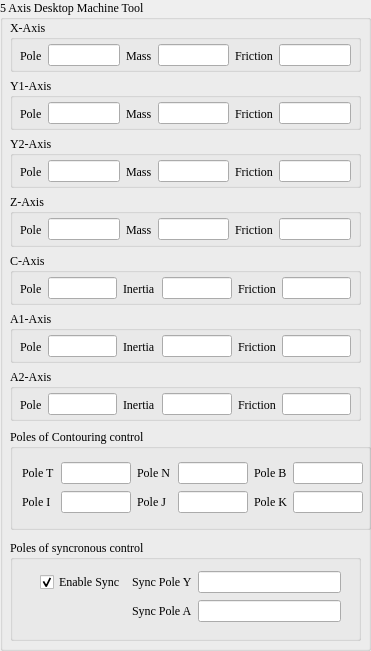
     <widget class="QGroupBox" name="groupBox">
      <property name="geometry">
       <rect>
        <x>10</x>
        <y>10</y>
        <width>371</width>
        <height>651</height>
       </rect>
      </property>
      <property name="font">
       <font>
        <family>Times New Roman</family>
       </font>
      </property>
      <property name="title">
       <string>5 Axis Desktop Machine Tool</string>
      </property>
      <widget class="QGroupBox" name="groupBox_11">
       <property name="geometry">
        <rect>
         <x>10</x>
         <y>429</y>
         <width>361</width>
         <height>101</height>
        </rect>
       </property>
       <property name="title">
        <string>Poles of Contouring control</string>
       </property>
       <widget class="QWidget" name="layoutWidget">
        <property name="geometry">
         <rect>
          <x>12</x>
          <y>32</y>
          <width>341</width>
          <height>54</height>
         </rect>
        </property>
        <layout class="QGridLayout" name="gridLayout">
         <item row="0" column="0">
          <widget class="QLabel" name="label_24">
           <property name="text">
            <string>Pole T</string>
           </property>
          </widget>
         </item>
         <item row="0" column="1">
          <widget class="QLineEdit" name="lineEdit_Contouring_PoleT"/>
         </item>
         <item row="0" column="2" colspan="2">
          <widget class="QLabel" name="label_25">
           <property name="text">
            <string>Pole N</string>
           </property>
          </widget>
         </item>
         <item row="0" column="5">
          <widget class="QLabel" name="label_26">
           <property name="text">
            <string>Pole B</string>
           </property>
          </widget>
         </item>
         <item row="0" column="6">
          <widget class="QLineEdit" name="lineEdit_Contouring_PoleB"/>
         </item>
         <item row="1" column="0">
          <widget class="QLabel" name="label_27">
           <property name="text">
            <string>Pole I</string>
           </property>
          </widget>
         </item>
         <item row="1" column="1">
          <widget class="QLineEdit" name="lineEdit_Contouring_PoleI"/>
         </item>
         <item row="1" column="2">
          <widget class="QLabel" name="label_28">
           <property name="text">
            <string>Pole J</string>
           </property>
          </widget>
         </item>
         <item row="1" column="5">
          <widget class="QLabel" name="label_29">
           <property name="text">
            <string>Pole K</string>
           </property>
          </widget>
         </item>
         <item row="1" column="6">
          <widget class="QLineEdit" name="lineEdit_Contouring_PoleK"/>
         </item>
         <item row="1" column="4">
          <widget class="QLineEdit" name="lineEdit_Contouring_PoleJ"/>
         </item>
         <item row="0" column="4">
          <widget class="QLineEdit" name="lineEdit_Contouring_PoleN"/>
         </item>
        </layout>
       </widget>
      </widget>
      <widget class="QWidget" name="layoutWidget">
       <property name="geometry">
        <rect>
         <x>10</x>
         <y>20</y>
         <width>351</width>
         <height>401</height>
        </rect>
       </property>
       <layout class="QVBoxLayout" name="verticalLayout">
        <item>
         <widget class="QGroupBox" name="groupBox_2">
          <property name="title">
           <string>X-Axis</string>
          </property>
          <widget class="QWidget" name="layoutWidget">
           <property name="geometry">
            <rect>
             <x>10</x>
             <y>23</y>
             <width>331</width>
             <height>25</height>
            </rect>
           </property>
           <layout class="QHBoxLayout" name="horizontalLayout">
            <item>
             <widget class="QLabel" name="label_2">
              <property name="text">
               <string>Pole</string>
              </property>
             </widget>
            </item>
            <item>
             <widget class="QLineEdit" name="lineEdit_PoleX"/>
            </item>
            <item>
             <widget class="QLabel" name="label_3">
              <property name="text">
               <string>Mass</string>
              </property>
             </widget>
            </item>
            <item>
             <widget class="QLineEdit" name="lineEdit_MassX"/>
            </item>
            <item>
             <widget class="QLabel" name="label_4">
              <property name="text">
               <string>Friction</string>
              </property>
             </widget>
            </item>
            <item>
             <widget class="QLineEdit" name="lineEdit_FrictionX"/>
            </item>
           </layout>
          </widget>
         </widget>
        </item>
        <item>
         <widget class="QGroupBox" name="groupBox_5">
          <property name="title">
           <string>Y1-Axis</string>
          </property>
          <widget class="QWidget" name="layoutWidget_2">
           <property name="geometry">
            <rect>
             <x>10</x>
             <y>23</y>
             <width>331</width>
             <height>25</height>
            </rect>
           </property>
           <layout class="QHBoxLayout" name="horizontalLayout_2">
            <item>
             <widget class="QLabel" name="label_6">
              <property name="text">
               <string>Pole</string>
              </property>
             </widget>
            </item>
            <item>
             <widget class="QLineEdit" name="lineEdit_PoleY1"/>
            </item>
            <item>
             <widget class="QLabel" name="label_7">
              <property name="text">
               <string>Mass</string>
              </property>
             </widget>
            </item>
            <item>
             <widget class="QLineEdit" name="lineEdit_MassY1"/>
            </item>
            <item>
             <widget class="QLabel" name="label_8">
              <property name="text">
               <string>Friction</string>
              </property>
             </widget>
            </item>
            <item>
             <widget class="QLineEdit" name="lineEdit_FrictionY1"/>
            </item>
           </layout>
          </widget>
         </widget>
        </item>
        <item>
         <widget class="QGroupBox" name="groupBox_6">
          <property name="title">
           <string>Y2-Axis</string>
          </property>
          <widget class="QWidget" name="layoutWidget_3">
           <property name="geometry">
            <rect>
             <x>10</x>
             <y>23</y>
             <width>331</width>
             <height>25</height>
            </rect>
           </property>
           <layout class="QHBoxLayout" name="horizontalLayout_3">
            <item>
             <widget class="QLabel" name="label_9">
              <property name="text">
               <string>Pole</string>
              </property>
             </widget>
            </item>
            <item>
             <widget class="QLineEdit" name="lineEdit_PoleY2"/>
            </item>
            <item>
             <widget class="QLabel" name="label_10">
              <property name="text">
               <string>Mass</string>
              </property>
             </widget>
            </item>
            <item>
             <widget class="QLineEdit" name="lineEdit_MassY2"/>
            </item>
            <item>
             <widget class="QLabel" name="label_11">
              <property name="text">
               <string>Friction</string>
              </property>
             </widget>
            </item>
            <item>
             <widget class="QLineEdit" name="lineEdit_FrictionY2"/>
            </item>
           </layout>
          </widget>
         </widget>
        </item>
        <item>
         <widget class="QGroupBox" name="groupBox_7">
          <property name="title">
           <string>Z-Axis</string>
          </property>
          <widget class="QWidget" name="layoutWidget_4">
           <property name="geometry">
            <rect>
             <x>10</x>
             <y>23</y>
             <width>331</width>
             <height>25</height>
            </rect>
           </property>
           <layout class="QHBoxLayout" name="horizontalLayout_4">
            <item>
             <widget class="QLabel" name="label_12">
              <property name="text">
               <string>Pole</string>
              </property>
             </widget>
            </item>
            <item>
             <widget class="QLineEdit" name="lineEdit_PoleZ"/>
            </item>
            <item>
             <widget class="QLabel" name="label_13">
              <property name="text">
               <string>Mass</string>
              </property>
             </widget>
            </item>
            <item>
             <widget class="QLineEdit" name="lineEdit_MassZ"/>
            </item>
            <item>
             <widget class="QLabel" name="label_14">
              <property name="text">
               <string>Friction</string>
              </property>
             </widget>
            </item>
            <item>
             <widget class="QLineEdit" name="lineEdit_FrictionZ"/>
            </item>
           </layout>
          </widget>
         </widget>
        </item>
        <item>
         <widget class="QGroupBox" name="groupBox_8">
          <property name="title">
           <string>C-Axis</string>
          </property>
          <widget class="QWidget" name="layoutWidget_5">
           <property name="geometry">
            <rect>
             <x>10</x>
             <y>23</y>
             <width>331</width>
             <height>25</height>
            </rect>
           </property>
           <layout class="QHBoxLayout" name="horizontalLayout_5">
            <item>
             <widget class="QLabel" name="label_15">
              <property name="text">
               <string>Pole</string>
              </property>
             </widget>
            </item>
            <item>
             <widget class="QLineEdit" name="lineEdit_PoleC"/>
            </item>
            <item>
             <widget class="QLabel" name="label_16">
              <property name="text">
               <string>Inertia</string>
              </property>
             </widget>
            </item>
            <item>
             <widget class="QLineEdit" name="lineEdit_MassC"/>
            </item>
            <item>
             <widget class="QLabel" name="label_17">
              <property name="text">
               <string>Friction</string>
              </property>
             </widget>
            </item>
            <item>
             <widget class="QLineEdit" name="lineEdit_FrictionC"/>
            </item>
           </layout>
          </widget>
         </widget>
        </item>
        <item>
         <widget class="QGroupBox" name="groupBox_9">
          <property name="title">
           <string>A1-Axis</string>
          </property>
          <widget class="QWidget" name="layoutWidget_6">
           <property name="geometry">
            <rect>
             <x>10</x>
             <y>23</y>
             <width>331</width>
             <height>25</height>
            </rect>
           </property>
           <layout class="QHBoxLayout" name="horizontalLayout_6">
            <item>
             <widget class="QLabel" name="label_18">
              <property name="text">
               <string>Pole</string>
              </property>
             </widget>
            </item>
            <item>
             <widget class="QLineEdit" name="lineEdit_PoleA1"/>
            </item>
            <item>
             <widget class="QLabel" name="label_19">
              <property name="text">
               <string>Inertia</string>
              </property>
             </widget>
            </item>
            <item>
             <widget class="QLineEdit" name="lineEdit_MassA1"/>
            </item>
            <item>
             <widget class="QLabel" name="label_20">
              <property name="text">
               <string>Friction</string>
              </property>
             </widget>
            </item>
            <item>
             <widget class="QLineEdit" name="lineEdit_FrictionA1"/>
            </item>
           </layout>
          </widget>
         </widget>
        </item>
        <item>
         <widget class="QGroupBox" name="groupBox_10">
          <property name="title">
           <string>A2-Axis</string>
          </property>
          <widget class="QWidget" name="layoutWidget_7">
           <property name="geometry">
            <rect>
             <x>10</x>
             <y>23</y>
             <width>331</width>
             <height>25</height>
            </rect>
           </property>
           <layout class="QHBoxLayout" name="horizontalLayout_7">
            <item>
             <widget class="QLabel" name="label_21">
              <property name="text">
               <string>Pole</string>
              </property>
             </widget>
            </item>
            <item>
             <widget class="QLineEdit" name="lineEdit_PoleA2"/>
            </item>
            <item>
             <widget class="QLabel" name="label_22">
              <property name="text">
               <string>Inertia</string>
              </property>
             </widget>
            </item>
            <item>
             <widget class="QLineEdit" name="lineEdit_MassA2"/>
            </item>
            <item>
             <widget class="QLabel" name="label_23">
              <property name="text">
               <string>Friction</string>
              </property>
             </widget>
            </item>
            <item>
             <widget class="QLineEdit" name="lineEdit_FrictionA2"/>
            </item>
           </layout>
          </widget>
         </widget>
        </item>
       </layout>
      </widget>
      <widget class="QGroupBox" name="groupBox_24">
       <property name="geometry">
        <rect>
         <x>10</x>
         <y>540</y>
         <width>351</width>
         <height>101</height>
        </rect>
       </property>
       <property name="title">
        <string>Poles of syncronous control</string>
       </property>
       <widget class="QWidget" name="layoutWidget">
        <property name="geometry">
         <rect>
          <x>30</x>
          <y>30</y>
          <width>301</width>
          <height>54</height>
         </rect>
        </property>
        <layout class="QGridLayout" name="gridLayout_7">
         <item row="0" column="0">
          <widget class="QCheckBox" name="checkBox">
           <property name="text">
            <string>Enable Sync</string>
           </property>
           <property name="checked">
            <bool>true</bool>
           </property>
          </widget>
         </item>
         <item row="0" column="1">
          <widget class="QLabel" name="label_62">
           <property name="text">
            <string>Sync Pole Y</string>
           </property>
          </widget>
         </item>
         <item row="0" column="2">
          <widget class="QLineEdit" name="lineEdit_SyncPoleY"/>
         </item>
         <item row="1" column="1">
          <widget class="QLabel" name="label_63">
           <property name="text">
            <string>Sync Pole A</string>
           </property>
          </widget>
         </item>
         <item row="1" column="2">
          <widget class="QLineEdit" name="lineEdit_SyncPoleA"/>
         </item>
        </layout>
       </widget>
      </widget>
     </widget>
